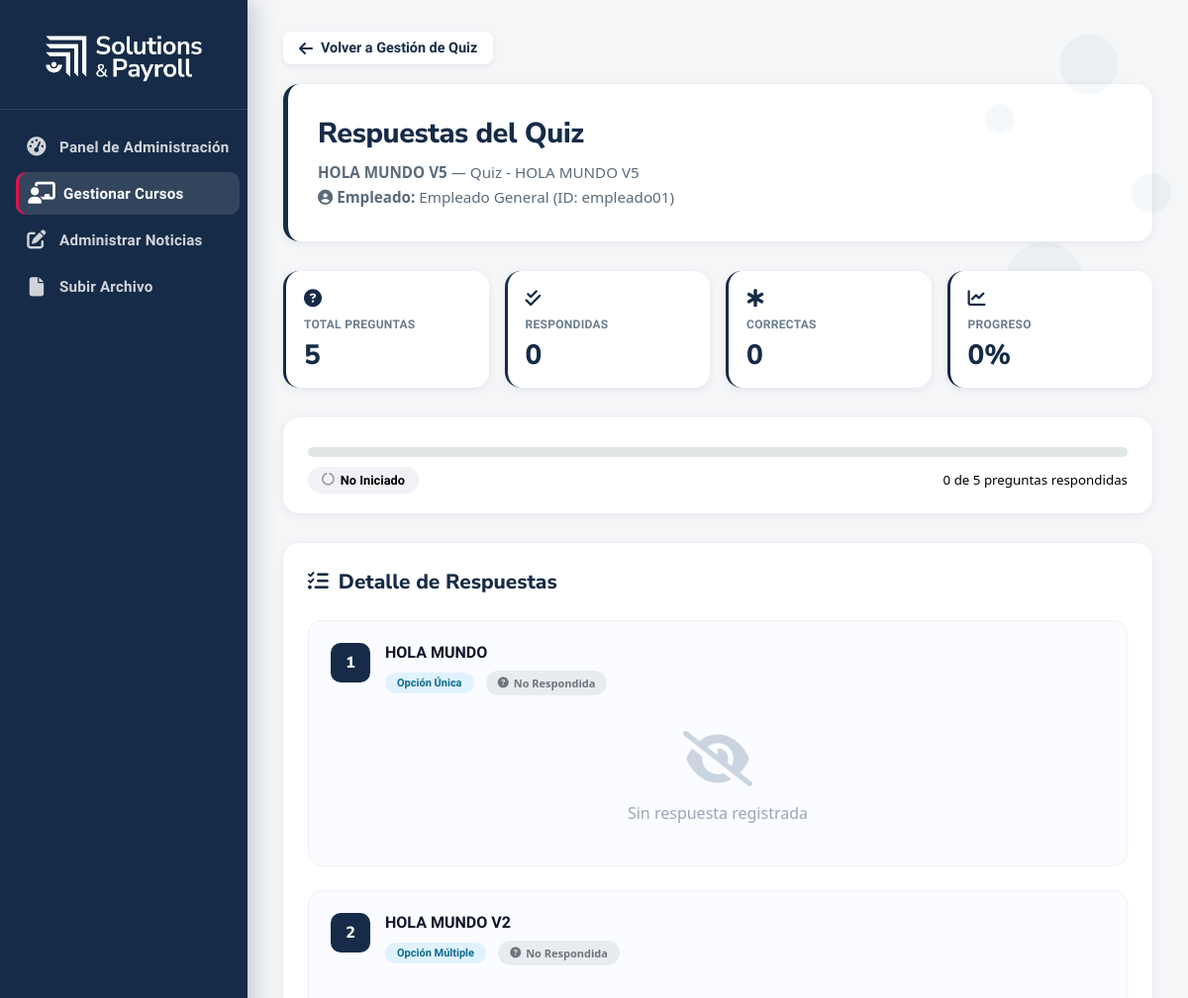
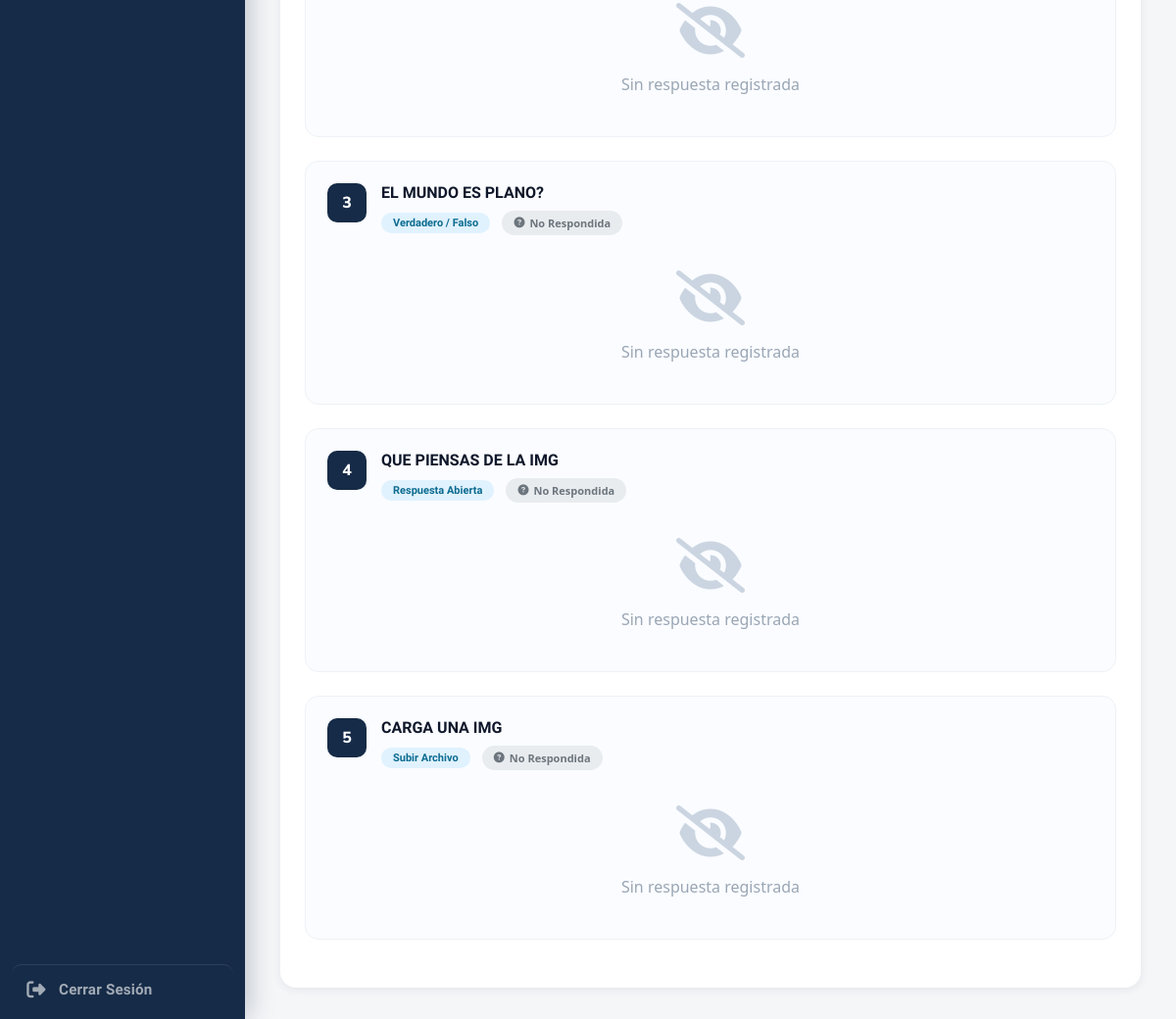
The page /contenido/admin/quiz/respuestas/CURSO_20260528160817/empleado01/ (signed in) on the database its author committed (2 pictures, top to bottom).
### contenido/models.py (models this page shows, shortened)
class Curso(models.Model):
    id_curso = models.CharField(max_length=20, primary_key=True)
    fecha_public = models.DateField(auto_now_add=True)
    titulo = models.CharField(max_length=100)
    descripcion = models.TextField()
    estado = models.CharField(max_length=50, default='activo')
    class Meta:
        db_table = 'curso'
        ordering = ['-fecha_public']

class Quiz(models.Model):
    titulo = models.CharField(max_length=200)
    descripcion = models.TextField(blank=True)
    activo = models.BooleanField(default=True)
    curso = models.OneToOneField(
        'Curso',
        on_delete=models.CASCADE,
        related_name='quiz'
    )
    fecha_creacion = models.DateTimeField(default=timezone.now)
    class Meta:
        db_table = 'quiz'

class Pregunta(models.Model):
    TIPO_CHOICES = [
        ('unica', 'Opción Única'),
        ('multiple', 'Opción Múltiple'),
        ('vf', 'Verdadero / Falso'),
        ('abierta', 'Respuesta Abierta'),
        ('archivo', 'Subir Archivo'),
    ]
    quiz = models.ForeignKey(
        'Quiz',
        on_delete=models.CASCADE,
        related_name='preguntas'
    )
    texto = models.TextField()
    descripcion = models.TextField(blank=True, null=True)
    imagen_url = models.TextField(blank=True, null=True, help_text='URL de imagen de apoyo')
    tipo_respuesta = models.CharField(
        max_length=20,
        choices=TIPO_CHOICES,
        default='unica'
    )
    pista = models.TextField(blank=True, null=True)
    explicacion = models.TextField(blank=True, null=True, help_text='Se muestra al fallar')
    orden = models.PositiveIntegerField(default=0)
    archivo_apoyo = models.ForeignKey(
        'ArchivoPregunta',
        on_delete=models.SET_NULL,
        blank=True,
        null=True
    )
    contenido_relacionado = models.ForeignKey(
        'BloqueContenido',
        on_delete=models.SET_NULL,
        blank=True,
        null=True
    )
    class Meta:
        db_table = 'pregunta'
        ordering = ['orden']

### inicio_sesion/models.py (models this page shows, shortened)
class Usuario(models.Model):
    ROL_CHOICES = (
        ('1', 'Administrador'),
        ('2', 'Empleado'),
    )
    id_usuario = models.CharField(
        max_length=20,
        primary_key=True
    )
    nombre_completo = models.CharField(
        max_length=255
    )
    password = models.CharField(
        max_length=255
    )
    rol = models.CharField(
        max_length=1,
        choices=ROL_CHOICES,
        default='2'
    )
    estado = models.CharField(
        max_length=50,
        blank=True,
        null=True,
        default='Activo'
    )
    class Meta:
        db_table = 'usuario'

### inicio_sesion/decorador.py (the view)
    def wrapper(request, *args, **kwargs):
        if request.session.get('rol') != '1':
            return redirect('login')
        return view_func(request, *args, **kwargs)

### inicio_sesion/decorador.py (called while the page is built)
def login_requerido(view_func):
    def wrapper(request, *args, **kwargs):
        if not request.session.get('id_usuario'):
            return redirect('login')
        return view_func(request, *args, **kwargs)
    return wrapper

def solo_admin(view_func):
    def wrapper(request, *args, **kwargs):
        if request.session.get('rol') != '1':
            return redirect('login')
        return view_func(request, *args, **kwargs)
    return wrapper

### templates/contenido/quiz/ver_respuestas_quiz.html (shortened to what this page needs)
<!DOCTYPE html>
<html lang="es">
<head>
    <link rel="stylesheet" href="https://cdnjs.cloudflare.com/ajax/libs/font-awesome/6.5.1/css/all.min.css">
</head>
<body>
<div class="bg-particles" aria-hidden="true">
    <div class="bg-particle"></div>
</div>
<aside class="sidebar">
    <div class="sidebar-brand">
        <div class="logo-wrapper" title="Dashboard">
            <img src="/static/img/logo_biocore_blanco.png" alt="Logo de la marca">
        </div>
    </div>
    <nav class="sidebar-nav">
        <a href="{% url 'panel_admin' %}">
            <i class="fa-solid fa-gauge-high"></i>
            <span>Panel de Administración</span>
        </a>
        <a href="{% url 'gestionar_cursos' %}" class="active">
            <i class="fa-solid fa-chalkboard-user"></i>
            <span>Gestionar Cursos</span>
        </a>
        <a href="{% url 'administrar_noticias' %}">
            <i class="fa-solid fa-pen-to-square"></i>
            <span>Administrar Noticias</span>
        </a>
         <a href="{% url 'subir_archivo' %}" >
                    <i class="fa-solid fa-file"></i>
                    <span>Subir Archivo</span>
                </a>
        <a href="{% url 'logout' %}" class="logout-link">
            <i class="fa-solid fa-right-from-bracket"></i>
            <span>Cerrar Sesión</span>
        </a>
    </nav>
</aside>
<main class="main-content">
    <a href="{% url 'gestion_quiz' id_curso=curso.id_curso %}" class="back-link">
        <i class="fas fa-arrow-left"></i> Volver a Gestión de Quiz
    </a>
    <div class="response-header">
        <h1>Respuestas del Quiz</h1>
        <p><strong>{{ curso.titulo }}</strong> — {{ quiz.titulo }}</p>
        <p><i class="fas fa-user-circle"></i> <strong>Empleado:</strong> {{ usuario.nombre_completo }} (ID: {{ usuario.id_usuario }})</p>
    </div>
    <div class="stats-grid">
        <div class="stat-card">
            <div class="stat-icon"><i class="fas fa-question-circle"></i></div>
            <div class="stat-label">Total Preguntas</div>
            <div class="stat-value">{{ total }}</div>
        </div>
        <div class="stat-card">
            <div class="stat-icon"><i class="fas fa-check-double"></i></div>
            <div class="stat-label">Respondidas</div>
            <div class="stat-value">{{ respondidas }}</div>
        </div>
        <div class="stat-card">
            <div class="stat-icon"><i class="fas fa-star-of-life"></i></div>
            <div class="stat-label">Correctas</div>
            <div class="stat-value">{{ correctas }}</div>
        </div>
        <div class="stat-card">
            <div class="stat-icon"><i class="fas fa-chart-line"></i></div>
            <div class="stat-label">Progreso</div>
            <div class="stat-value">{{ porcentaje }}%</div>
        </div>
    </div>
    <div class="progress-container">
        <div class="progress-mini">
        </div>
        <div style="display: flex; justify-content: space-between; align-items: center; flex-wrap: wrap; gap: 10px;">
            <div class="estado-badge">
                {% if completado %}
                    <i class="fas fa-check-circle" style="color: var(--success-color);"></i> Quiz Completado
                {% elif respondidas > 0 %}
                    <i class="fas fa-hourglass-half" style="color: var(--warning-color);"></i> En Progreso
                {% else %}
                    <i class="fas fa-circle-notch" style="color: #999;"></i> No Iniciado
                {% endif %}
            </div>
            <small class="text-muted">{{ respondidas }} de {{ total }} preguntas respondidas</small>
        </div>
    </div>
    <div class="respuestas-container">
        <h3><i class="fas fa-list-check"></i> Detalle de Respuestas</h3>
        {% if respuestas %}
            {% for respuesta in respuestas %}
            <div class="pregunta-card">
                <div class="pregunta-header">
                    <div class="pregunta-numero">{{ forloop.counter }}</div>
                    <div class="pregunta-info">
                        <div class="pregunta-titulo">{{ respuesta.pregunta.texto }}</div>
                        <span class="pregunta-tipo">
                            {{ respuesta.pregunta.get_tipo_respuesta_display }}
                        </span>
                        {% if respuesta.respondida %}
                            {% if respuesta.es_correcta %}
                                <span class="respuesta-badge badge-correcta">
                                    <i class="fas fa-check-circle"></i> Correcta
                                </span>
                            {% else %}
                                <span class="respuesta-badge badge-incorrecta">
                                    <i class="fas fa-times-circle"></i> Incorrecta
                                </span>
                            {% endif %}
                        {% else %}
                            <span class="respuesta-badge badge-no-respondida">
                                <i class="fas fa-question-circle"></i> No Respondida
                            </span>
                        {% endif %}
                    </div>
                </div>
                {% if respuesta.respondida %}
                <div class="respuesta-content">
                    {% if respuesta.pregunta.tipo_respuesta in 'unica' or respuesta.pregunta.tipo_respuesta in 'multiple' %}
                        {% if respuesta.opciones_seleccionadas %}
                        <div class="opciones-seleccionadas">
                            {% for opcion in respuesta.opciones_seleccionadas %}
                            <div class="opcion-item"><i class="fas fa-check-circle text-success"></i> {{ opcion }}</div>
                            {% endfor %}
                        </div>
                        {% endif %}
                    {% endif %}
                    {% if respuesta.pregunta.tipo_respuesta == 'vf' %}
                        <div class="respuesta-texto mt-2"><strong>Respuesta:</strong> {{ respuesta.respuesta_texto }}</div>
                    {% endif %}
                    {% if respuesta.pregunta.tipo_respuesta == 'abierta' %}
                        <div class="respuesta-texto" style="background: #f8fafc; padding: 12px; border-radius: 12px; margin-top: 8px;">
                            <strong>Respuesta:</strong>
                            <p style="margin: 8px 0 0 0; white-space: pre-wrap;">{{ respuesta.respuesta_texto }}</p>
                        </div>
                    {% endif %}
                    {% if respuesta.pregunta.tipo_respuesta == 'archivo' and respuesta.archivo_subido_url %}
                        {% if respuesta.es_media %}
                            {% if respuesta.tipo_archivo == 'imagen' %}
                                <div class="media-container"><img src="{{ respuesta.url_visualizacion|default:respuesta.archivo_subido_url }}" alt="Imagen"></div>
                            {% elif respuesta.tipo_archivo == 'video' %}
                                <div class="media-container"><video controls src="{{ respuesta.url_visualizacion|default:respuesta.archivo_subido_url }}"></video></div>
                            {% endif %}
                        {% else %}
                            <div class="archivo-card">
                                <div class="archivo-icon {% if respuesta.tipo_archivo == 'pdf' %}pdf{% elif respuesta.tipo_archivo == 'word' %}word{% elif respuesta.tipo_archivo == 'excel' %}excel{% else %}default{% endif %}">
                                    {% if respuesta.tipo_archivo == 'pdf' %}<i class="fas fa-file-pdf"></i>
                                    {% elif respuesta.tipo_archivo == 'word' %}<i class="fas fa-file-word"></i>
                                    {% elif respuesta.tipo_archivo == 'excel' %}<i class="fas fa-file-excel"></i>
                                    {% else %}<i class="fas fa-file"></i>{% endif %}
                                </div>
                                <div class="archivo-info"><div class="archivo-nombre">{{ respuesta.nombre_archivo|default:'Archivo subido' }}</div><small>{{ respuesta.tipo_archivo|upper }}</small></div>
                                <div class="archivo-acciones">
                                    <a href="{{ respuesta.url_visualizacion|default:respuesta.archivo_subido_url }}" target="_blank" rel="noopener noreferrer" class="archivo-btn archivo-btn-abrir"><i class="fas fa-external-link-alt"></i> Abrir</a>
                                    {% if respuesta.url_descarga %}<a href="{{ respuesta.url_descarga }}" class="archivo-btn archivo-btn-descargar" download><i class="fas fa-download"></i> Descargar</a>{% endif %}
                                </div>
                            </div>
                        {% endif %}
                    {% endif %}
                    <div class="metadata">
                        {% if respuesta.fecha_respuesta %}
                        <span><i class="far fa-calendar-alt"></i> {{ respuesta.fecha_respuesta|date:"d/m/Y H:i" }}</span>
                        {% endif %}
                        {% if respuesta.intentos_fallidos > 0 %}
                        <span><i class="fas fa-redo"></i> {{ respuesta.intentos_fallidos }} intento(s) fallido(s)</span>
                        {% endif %}
                    </div>
                </div>
                {% else %}
                <div class="empty-state" style="padding: 20px;">
                    <i class="fas fa-eye-slash"></i>
                    <p style="margin:0">Sin respuesta registrada</p>
                </div>
                {% endif %}
            </div>
            {% endfor %}
        {% else %}
            <div class="empty-state">
                <i class="fas fa-inbox"></i>
                <p>No hay respuestas registradas aún.</p>
            </div>
        {% endif %}
    </div>
</main>
</body>
</html>

### rows shown on the page
Curso: titulo "HOLA MUNDO V5"
Quiz: titulo "Quiz - HOLA MUNDO V5"
Usuario: nombre_completo "Empleado General", id_usuario "empleado01"
Pregunta: pregunta.texto "HOLA MUNDO", pregunta.tipo_respuesta "Opción Única"
Pregunta: pregunta.texto "HOLA MUNDO V2", pregunta.tipo_respuesta "Opción Múltiple"
Pregunta: pregunta.texto "EL MUNDO ES PLANO?", pregunta.tipo_respuesta "Verdadero / Falso"
Pregunta: pregunta.texto "QUE PIENSAS DE LA IMG", pregunta.tipo_respuesta "Respuesta Abierta"
Pregunta: pregunta.texto "CARGA UNA IMG", pregunta.tipo_respuesta "Subir Archivo"

### other values the page prints
{{ total }} "5"
{{ respondidas }} "0"
{{ correctas }} "0"
{{ porcentaje }} "0"
